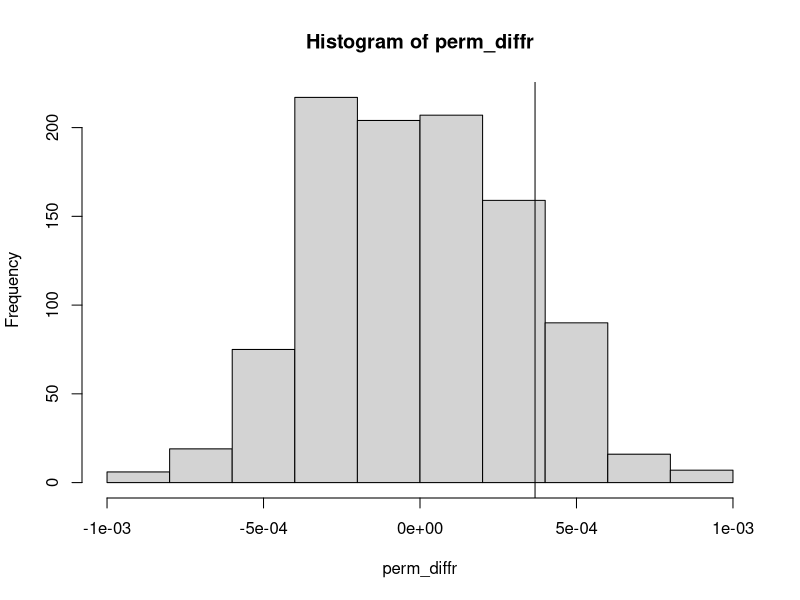

This chart was generated by the following R code:
perm_test<-function(x,n1,n2){
        n<-n1+n2
        idx_n1<-sample(1:n,n1,replace = F)
        idx_n2<-setdiff(1:n,idx_n1)
        mean_diff<-mean(x[idx_n1])-mean(x[idx_n2])
        return(mean_diff)
}

table_table<-matrix(c(200,23593,128,22406),byrow = F,nrow = 2,ncol = 2)

dimnames(table_table)<-list(c('+','-'),c('A','B'))

data<-c(rep(1,45945),rep(0,382))

perm_diffr<-rep(0,1000)

for(i in 1:1000){
        perm_diffr[i]<-perm_test(x = data,n1 = 23593,n2 = 22406)
}
obs_pct_diff<-(200/23739 - 182/22588)
hist(perm_diffr)
abline(v = obs_pct_diff)
